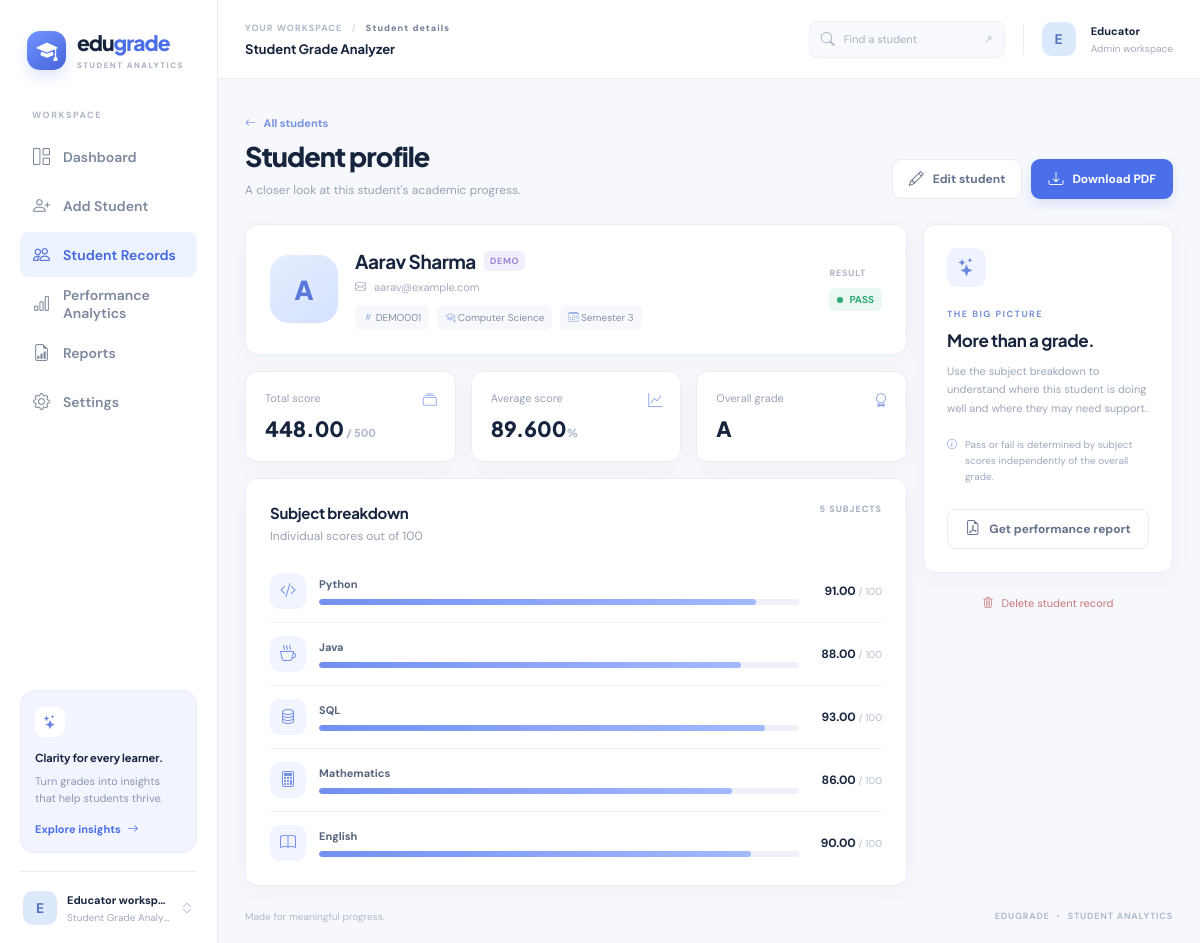
Screenshot of /students/1 with the database file from the repository.
### tables this page shows
CREATE TABLE settings (key TEXT PRIMARY KEY, value TEXT NOT NULL);

CREATE TABLE students (
            id INTEGER PRIMARY KEY AUTOINCREMENT,
            name TEXT NOT NULL, roll_number TEXT NOT NULL, roll_key TEXT NOT NULL UNIQUE,
            email TEXT NOT NULL, department TEXT NOT NULL, semester INTEGER NOT NULL,
            python REAL NOT NULL, java REAL NOT NULL, sql REAL NOT NULL,
            mathematics REAL NOT NULL, english REAL NOT NULL,
            total REAL NOT NULL, average REAL NOT NULL, percentage REAL NOT NULL,
            grade TEXT NOT NULL, result TEXT NOT NULL, is_demo INTEGER NOT NULL DEFAULT 0
        );

### app.py (the view)
    @app.get("/students/<int:student_id>")
    def student_details(student_id):
        return render_template("student_details.html", student=student_or_404(student_id))

### app.py (called while the page is built)
def connect_database(path):
    connection = sqlite3.connect(path, timeout=10)
    connection.row_factory = sqlite3.Row
    connection.execute("PRAGMA foreign_keys = ON")
    connection.execute("PRAGMA busy_timeout = 10000")
    return connection

def get_db():
    if "db" not in g:
        g.db = connect_database(g.app_database)
    return g.db

def csrf_token():
    if "csrf_token" not in session:
        session["csrf_token"] = secrets.token_urlsafe(32)
    return session["csrf_token"]

### templates/student_details.html (shortened to what this page needs)
{% extends 'base.html' %}
{% block breadcrumb %}Student details{% endblock %}
{% block content %}
<div class="page-heading"><div><a href="{{ url_for('student_records') }}" class="back-link"><i class="bi bi-arrow-left"></i> All students</a><h1>Student profile</h1><p>A closer look at this student's academic progress.</p></div><div class="heading-actions"><a class="button button-secondary" href="{{ url_for('edit_student', id=student.id) }}"><i class="bi bi-pencil"></i> Edit student</a><a class="button button-primary" href="{{ url_for('download_pdf', id=student.id) }}"><i class="bi bi-download"></i> Download PDF</a></div></div>
<div class="detail-layout"><div><section class="panel profile-card"><div class="profile-main"><span class="profile-avatar">{{ student.name[:1]|upper }}</span><div><div class="profile-title"><h2>{{ student.name }}</h2>{% if student.is_demo %}<span class="demo-badge">DEMO</span>{% endif %}</div><p><i class="bi bi-envelope"></i> {{ student.email or 'No email provided' }}</p><div class="profile-tags"><span><i class="bi bi-hash"></i> {{ student.roll_number }}</span><span><i class="bi bi-mortarboard"></i> {{ student.department }}</span><span><i class="bi bi-calendar3"></i> Semester {{ student.semester }}</span></div></div></div><div class="profile-result"><span>RESULT</span><span class="status-pill {% if student.result|upper == 'PASS' %}pass{% else %}fail{% endif %}"><i></i>{{ student.result }}</span></div></section>
<div class="detail-stats"><div class="panel detail-stat"><span>Total score</span><strong>{{ '%.2f'|format(student.total|float) }}<small> / 500</small></strong><i class="bi bi-collection"></i></div><div class="panel detail-stat"><span>Average score</span><strong>{{ '%.3f'|format(student.average|float) }}<small>%</small></strong><i class="bi bi-graph-up"></i></div><div class="panel detail-stat"><span>Overall grade</span><strong>{{ student.grade }}</strong><i class="bi bi-award"></i></div></div>
<section class="panel form-panel"><div class="panel-heading"><div><h2>Subject breakdown</h2><p>Individual scores out of 100</p></div><span class="section-meta">5 SUBJECTS</span></div><div class="score-list">{% for key, label, icon in [('python','Python','code-slash'),('java','Java','cup-hot'),('sql','SQL','database'),('mathematics','Mathematics','calculator'),('english','English','book')] %}{% set score = student[key]|float %}<div class="score-row"><span class="score-icon"><i class="bi bi-{{ icon }}"></i></span><div class="score-name"><strong>{{ label }}</strong><div class="progress-track"><span style="width: {{ [100, [0, score]|max]|min }}%"></span></div></div><strong>{{ '%.2f'|format(score) }} <small>/ 100</small></strong></div>{% endfor %}</div></section></div>
<aside><div class="panel insight-card"><span class="insight-icon"><i class="bi bi-stars"></i></span><div class="eyebrow">THE BIG PICTURE</div><h2>More than a grade.</h2><p>Use the subject breakdown to understand where this student is doing well and where they may need support.</p><div class="insight-note"><i class="bi bi-info-circle"></i><span>Pass or fail is determined by subject scores independently of the overall grade.</span></div><a class="button button-secondary button-full" href="{{ url_for('download_pdf', id=student.id) }}"><i class="bi bi-file-earmark-pdf"></i> Get performance report</a></div><form class="delete-box" method="post" action="{{ url_for('delete_student', id=student.id) }}" data-confirm="Delete this student record? This cannot be undone."><input type="hidden" name="csrf_token" value="{{ csrf_token() }}"><button type="submit" class="delete-link"><i class="bi bi-trash3"></i> Delete student record</button></form></aside></div>
{% endblock %}

### templates/base.html (shortened to what this page needs)
<!doctype html>
<html lang="en">
<head>
  <link rel="stylesheet" href="https://cdn.jsdelivr.net/npm/bootstrap-icons@1.11.3/font/bootstrap-icons.min.css">
  <link rel="stylesheet" href="{{ url_for('static', filename='css/style.css') }}">
</head>
<body>
  <div class="app-shell">
    <aside class="sidebar" id="sidebar" aria-label="Main navigation">
      <a href="{{ url_for('dashboard') }}" class="brand" aria-label="EduGrade home"><span class="brand-mark"><i class="bi bi-mortarboard-fill"></i></span><span>edu<span class="brand-blue">grade</span><small>STUDENT ANALYTICS</small></span></a>
      <div class="nav-label">WORKSPACE</div>
      {% set nav = [('dashboard','grid-1x2','Dashboard'), ('add_student','person-plus','Add Student'), ('student_records','people','Student Records'), ('analytics','bar-chart','Performance Analytics'), ('reports','file-earmark-bar-graph','Reports'), ('settings','gear','Settings')] %}
      <nav class="nav-list">
        {% for endpoint, icon, label in nav %}
        <a href="{{ url_for(endpoint) }}" class="nav-link {% if request.endpoint == endpoint or (endpoint == 'student_records' and request.endpoint in ['student_details', 'edit_student']) %}active{% endif %}" ><i class="bi bi-{{ icon }}"></i><span>{{ label }}</span></a>
        {% endfor %}
      </nav>
      <div class="sidebar-bottom">
        <div class="sidebar-tip"><div class="tip-icon"><i class="bi bi-stars"></i></div><strong>Clarity for every learner.</strong><p>Turn grades into insights that help students thrive.</p><a href="{{ url_for('analytics') }}">Explore insights <i class="bi bi-arrow-right"></i></a></div>
        <div class="sidebar-profile"><span class="avatar avatar-profile">E</span><span><strong>Educator workspace</strong><small>{{ school_name }}</small></span><i class="bi bi-chevron-expand"></i></div>
      </div>
    </aside>
    <div class="main-shell">
      <header class="topbar">
        <div class="topbar-left"><div><div class="topbar-kicker">YOUR WORKSPACE <span>/</span> <b>{% block breadcrumb %}{% endblock %}</b></div><div class="topbar-school">{{ school_name }}</div></div></div>
        <div class="topbar-right"><a href="{{ url_for('student_records') }}" class="top-search"><i class="bi bi-search"></i><span>Find a student</span><kbd>↗</kbd></a><span class="top-avatar">E</span><span class="top-user"><strong>Educator</strong><small>Admin workspace</small></span></div>
      </header>
      <main class="main-content">
        {% block content %}{% endblock %}
      </main>
      <footer class="footer"><span>Made for meaningful progress.</span><span>EDUGRADE <span class="footer-dot">•</span> STUDENT ANALYTICS</span></footer>
    </div>
  </div>
</body>
</html>

### rows the page displays
settings: value "Student Grade Analy…", value "Student Grade Analyzer"
students: name "A", name "Aarav Sharma", email "aarav@example.com", roll_number "DEMO001", department "Computer Science", semester "3", result "PASS", total "448.00", average "89.600", grade "A", python "91.00" "88.00" "93.00" "86.00" "90.00"

### other values shown
{{ label }} "Dashboard" "Add Student" "Student Records" "Performance Analytics" "Reports" "Settings"
{{ label }} "Python" "Java" "SQL" "Mathematics" "English"
